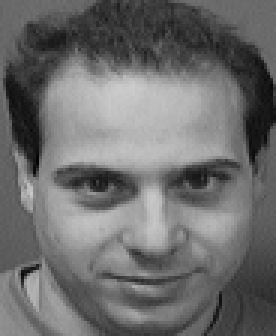
#> input picture Task5/face/s9/1.bmp, 92 x 112 px (shown 3 times larger)
$ python som.py
#> lines starting #> are read from the running program, lines starting #| are printed output that depends on the picture
### Task5/getData.py
import glob
import os
import numpy as np
import cv2
import natsort
from PIL import Image


#
# file_name ='face/s1/1.bmp'
# for name in glob.glob(file_name):
#     print('name',name)


def get_picture(all_data_set):
    folder = "face"
    path = folder
    files = os.listdir(path)
    files =  natsort.natsorted(files)
    # print('files',files)
    # print('files',len(files))
    for i in range(len(files)):
        for j in range(1,11):
                file_name = folder + "/"+ files[i] + "/"+ str(j)+ ".bmp"
                print('file_name',file_name)
                for name in glob.glob(file_name):
                    img = Image.open(name)
#> img is the input picture: PIL image 92x112 L; min 4, max 204, mean 109.1
                    all_data_set.append(list(img.getdata()))
    return all_data_set


# [23 lines of commented-out code are left out]

### Task5/som.py
import numpy as np
import pylab as pl
from Task5.getData import get_picture
from sklearn.decomposition import PCA


class SOM(object):
    def __init__(self, X, output, iteration, batch_size):
        """
    :param X: 形状是N*D， 输入样本有N个,每个D维
    :param output: (n,m)一个元组，为输出层的形状是一个n*m的二维矩阵
    :param iteration:迭代次数
    :param batch_size:每次迭代时的样本数量
    初始化一个权值矩阵，形状为D*(n*m)，即有n*m权值向量，每个D维
    """
        self.X = X
        self.output = output
        self.iteration = iteration
        self.batch_size = batch_size
        self.W = np.random.rand(X.shape[1], output[0] * output[1])
        print(self.W.shape)

    def GetN(self, t):
        """
    :param t:时间t, 这里用迭代次数来表示时间
    :return: 返回一个整数，表示拓扑距离，时间越大，拓扑邻域越小
    """
        a = min(self.output)
        return int(a - float(a) * t / self.iteration)

    def Geteta(self, t, n):
        """
    :param t: 时间t, 这里用迭代次数来表示时间
    :param n: 拓扑距离
    :return: 返回学习率，
    """
        return np.power(np.e, -n) / (t + 2)

    def updata_W(self, X, t, winner):
        N = self.GetN(t)
        winner = np.array(winner).reshape(len(winner), 1)
        print('winner',winner)
        for x, i in enumerate(winner):
            to_update = self.getneighbor(i[0], N)
            for j in range(N + 1):
                e = self.Geteta(t, j)
                for w in to_update[j]:
                    self.W[:, w] = np.add(self.W[:, w], e * (X[x, :] - self.W[:, w]))

    def getneighbor(self, index, N):
        """
    :param index:获胜神经元的下标
    :param N: 邻域半径
    :return ans: 返回一个集合列表，分别是不同邻域半径内需要更新的神经元坐标
    """
        a, b = self.output
        length = a * b

        def distence(index1, index2):
            i1_a, i1_b = index1 // a, index1 % b
            i2_a, i2_b = index2 // a, index2 % b
            return np.abs(i1_a - i2_a), np.abs(i1_b - i2_b)

        ans = [set() for i in range(N + 1)]
        for i in range(length):
            dist_a, dist_b = distence(i, index)
            if dist_a <= N and dist_b <= N: ans[max(dist_a, dist_b)].add(i)
        return ans

    def train(self):
        """
    train_Y:训练样本与形状为batch_size*(n*m)
    winner:一个一维向量，batch_size个获胜神经元的下标
    :return:返回值是调整后的W
    """
        count = 0
        while self.iteration > count:
            train_X = self.X[np.random.choice(self.X.shape[0], self.batch_size)]
            normal_W(self.W)
            normal_X(train_X)
            train_Y = train_X.dot(self.W)
            winner = np.argmax(train_Y, axis=1).tolist()
            print('winner',winner)

            self.updata_W(train_X, count, winner)
            count += 1
        return self.W

    def train_result(self):
        normal_X(self.X)
        train_Y = self.X.dot(self.W)
        winner = np.argmax(train_Y, axis=1).tolist()
        print(winner)
        return winner


def normal_X(X):
    """
  :param X:二维矩阵，N*D，N个D维的数据
  :return: 将X归一化的结果
  """
    N, D = X.shape
    for i in range(N):
        temp = np.sum(np.multiply(X[i], X[i]))
        X[i] /= np.sqrt(temp)
    return X


def normal_W(W):
    """
  :param W:二维矩阵，D*(n*m)，D个n*m维的数据
  :return: 将W归一化的结果
  """
    for i in range(W.shape[1]):
        temp = np.sum(np.multiply(W[:, i], W[:, i]))
        W[:, i] /= np.sqrt(temp)
    return W


# 画图
def draw(C):
    colValue = ['r', 'y', 'g', 'b', 'c', 'k', 'm']
    for i in range(len(C)):
        coo_X = []  # x坐标列表
        coo_Y = []  # y坐标列表
        for j in range(len(C[i])):
            coo_X.append(C[i][j][0])
            coo_Y.append(C[i][j][1])
        pl.scatter(coo_X, coo_Y, marker='x', color=colValue[i % len(colValue)], label=i)

    pl.legend(loc='upper right')
    pl.show()


all_data_set = []  # 原始总数据集，二维矩阵n*m，n个样例，m个属性
all_data_set = get_picture(all_data_set)
print('all_data_set',all_data_set)


pca = PCA(n_components=2, svd_solver='auto',
              whiten=True).fit(all_data_set)
# PCA降维后的总数据集
all_data_pca = pca.transform(all_data_set)
eigenfaces = pca.components_.reshape((2, 112, 92))
# X为降维后的数据，y是对应类标签
X = np.array(all_data_pca)
dataset = X
dataset_old = dataset.copy()

print('X',X)
print('X.shape',X.shape)


# 数据集：每三个是一组分别是西瓜的编号，密度，含糖量
data = """
1,0.697,0.46,2,0.774,0.376,3,0.634,0.264,4,0.608,0.318,5,0.556,0.215,
6,0.403,0.237,7,0.481,0.149,8,0.437,0.211,9,0.666,0.091,10,0.243,0.267,
11,0.245,0.057,12,0.343,0.099,13,0.639,0.161,14,0.657,0.198,15,0.36,0.37,
16,0.593,0.042,17,0.719,0.103,18,0.359,0.188,19,0.339,0.241,20,0.282,0.257,
21,0.748,0.232,22,0.714,0.346,23,0.483,0.312,24,0.478,0.437,25,0.525,0.369,
26,0.751,0.489,27,0.532,0.472,28,0.473,0.376,29,0.725,0.445,30,0.446,0.459"""

a = data.split(',')
dataset = np.mat([[float(a[i]), float(a[i + 1])] for i in range(1, len(a) - 1, 3)])
dataset_old = dataset.copy()

print('dataset',dataset.shape)
print('dataset',dataset)


# X.shape (20, 2)
# (2, 25)
# winner [[8], [18], [17], [18], [11], [4], [18], [10], [11], [8], [11], [11], [21], [14], [17], [4], [8], [11], [17], [19], [24], [14], [18], [7], [18], [7], [17], [11], [8], [17]]
# [[17], [8], [8], [17], [8], [17], [8], [8], [14], [11], [14], [8], [14], [8], [11], [14], [14], [17], [17], [11], [8], [8], [17], [11], [17], [17], [11], [17], [17], [11]]

som = SOM(dataset, (1, 2), 1000, 20)
som.train()
res = som.train_result()
classify = {}
res = np.array(res).reshape(len(res), 1)
print('res',res)
for i, win in enumerate(res):
    if not classify.get(win[0]):
        classify.setdefault(win[0], [i])
    else:
        classify[win[0]].append(i)
print('classify',classify)
C = []  # 未归一化的数据分类结果
D = []  # 归一化的数据分类结果
for i in classify.values():
    C.append(dataset_old[i].tolist())
    D.append(dataset[i].tolist())
draw(C)
#> in draw, `pl.show()`:
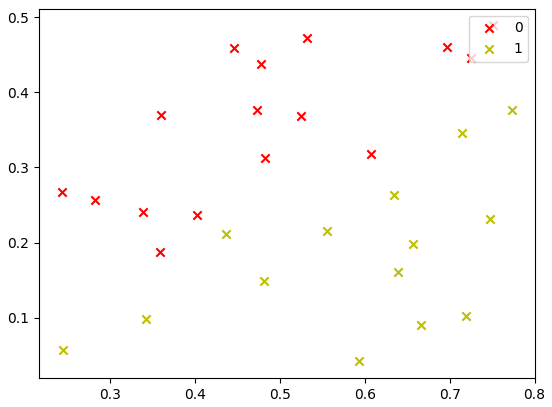
#> figure drawn by matplotlib, 1 panel
draw(D)
#> in draw (call 2), `pl.show()`:
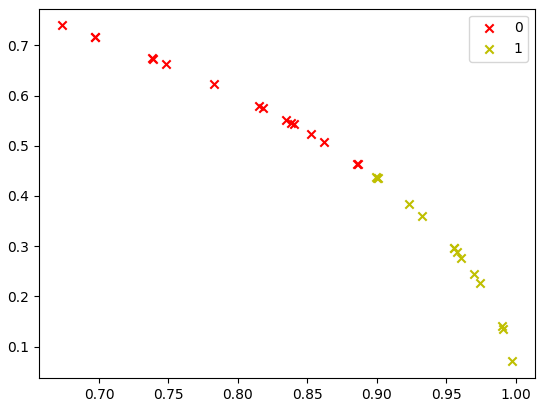
#> figure drawn by matplotlib, 1 panel
